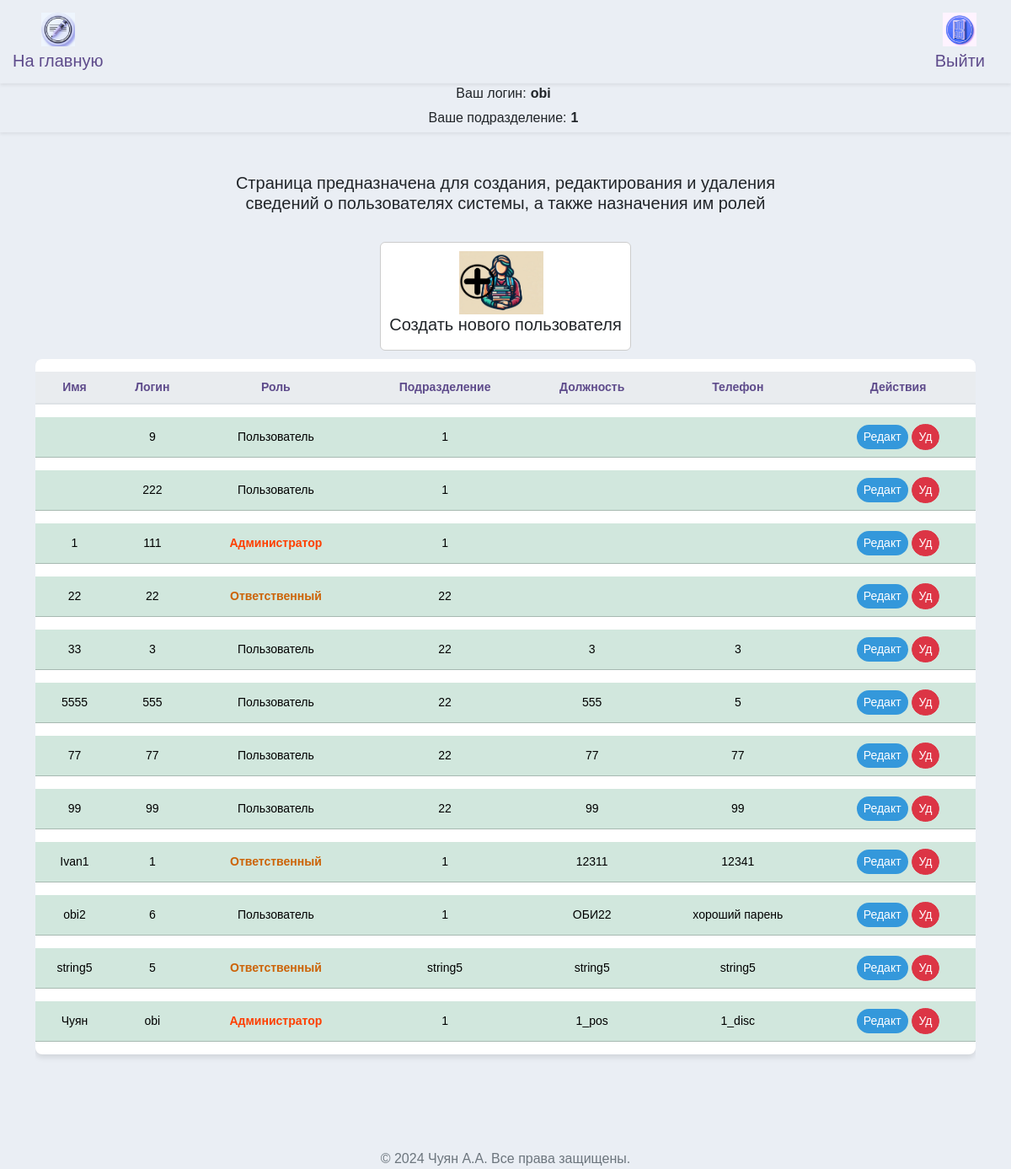
The app's page /workers_admin (signed in), older data.
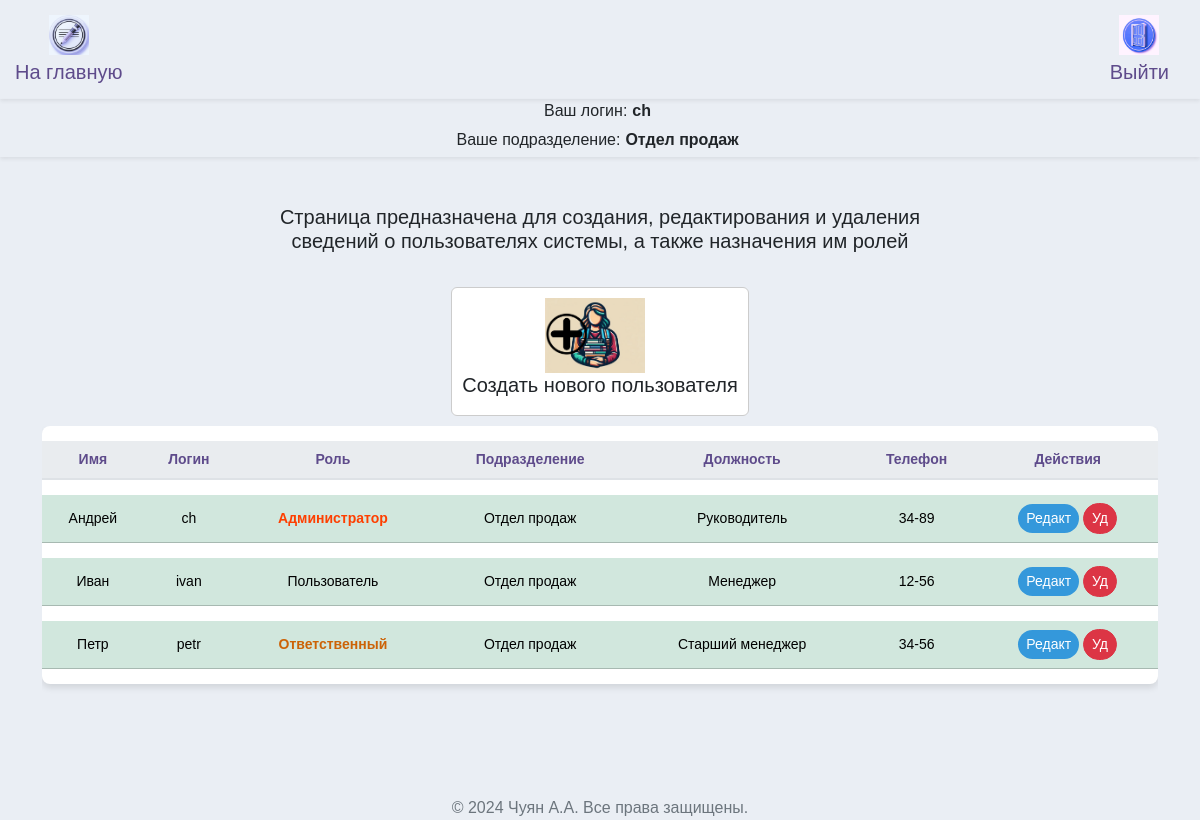
The same page, newer data.
### src/database/models.py (models this page shows, shortened)
class Worker(Base):
    __tablename__ = "worker"
    id = Column(Integer, primary_key=True)
    role = Column(Enum(Role), default=Role.guest)
    fio = Column(String)
    name = Column(String, unique=True)
    password = Column(String)
    department = Column(String)
    position = Column(String)
    description = Column(String, default=None)
    conn_worker_arm = relationship(
        "Arm", back_populates="conn_arm_worker"
    )

### src/frontend/router.py (the view)
@router.get("/workers")
async def get_workers(
    request: Request,
    worker: Worker = Depends(get_worker_or_redirect),
    session: AsyncSession = Depends(get_session),
):
    data = await CRUDWorker.get_all_worker_sorted(session)
    return templates.TemplateResponse(
        "workers/index.html",
        {"request": request, "worker": worker, "data": data},
    )

### src/frontend/template/workers_admin/index.html (shortened to what this page needs)
{% extends "base/base.html" %}
{% block content %}
<head>
</head>
<h5 class="mb-4" style="margin-bottom: 60px; text-align: center;">Страница предназначена для создания, редактирования и удаления <br>сведений о пользователях системы, а также назначения им ролей</h5>
<div class="d-flex justify-content-center align-items-center">
  <a class="nav-link" href="#" data-bs-toggle="modal" data-bs-target="#modal_create" bs-department="{{worker.department}}" style="text-decoration: none;">
    <div class="d-flex align-items-center card" style="margin: 10px; border: 1px solid #ccc; padding: 10px;">
      <img src="../frontend/assets/img/icon_create_worker.jpg" alt="..." style="width: 100px; height: auto; margin-right: 10px;">
      <div>
        <h5 class="card-title" style="text-align: left;">Создать нового пользователя</h5>
      </div>
    </div>
  </a>
</div>
<div class="row ">
  <div class="col-12">
    <div class="table-responsive">
      <table class="table table-hover table-shadow table-rounded ">
        <thead>
          <tr>
            <th scope="col" >Имя</th>
            <th scope="col" >Логин</th>
            <th scope="col" >Роль</th>
            <th scope="col" >Подразделение</th>
            <th scope="col" >Должность</th>
            <th scope="col" >Телефон</th>
            <th scope="col" >Действия</th>
          </tr>
        </thead>
        <tbody class="text-center">
          {% for worker_tuple in data %}
            {% set workers = worker_tuple %}
            {% if workers.id != 0 %}
                <tr class="table-success " >
                  <td>{{ workers.fio }}</td>
                  <td>{{ workers.name }}</td>
                  <td>{% if workers.role.name == 'user' %}<span class="orange-bold-text">Ответственный</span>{% elif workers.role.name == 'admin' %}<span class="red-bold-text">Администратор</span> {% else %}Пользователь{% endif %}</td>
                  <td>{{ workers.department }}</td>
                  <td>{{ workers.position }}</td>
                  <td>{{ workers.description }}</td>
                  <td>
                    <button type="button" class="btn btn-primary btn-sm" style="background-color: #3498db; color: white;"
                      data-bs-toggle="modal"
                      data-bs-target="#modal_update"
                      data-bs1="{{workers.fio}}"
                      data-bs2="{{workers.name}}"
                      data-bs3="{{workers.position}}"
                      data-bs4="{{workers.description}}"
                      data-bs5= "{{workers.id}}"
                      data-bs6= "{{workers.department}}"
                      data-bs7= "{{workers.role.name}}">
                      Редакт
                    </button>
                    <button type="button" class="btn btn-danger btn-sm" style="color: white;"
                      onclick="deleteWorker('{{ workers.id }}')">
                      Уд
                    </button>
                  </td>
                </tr>
              {% endif %}
          {% endfor %}
        </tbody>
      </table>
    </div>
  </div>
</div>
{% endblock %}

### src/frontend/template/base/base.html (shortened to what this page needs)
<!DOCTYPE html>
<html lang="ru">
<head>{% include 'base/head.html' %}</head>
<body>
  {% include 'base/nav.html' %}
  {% include 'base/info.html' %}
  <div class="container my-5">
    {% block content %}{% endblock %}
  </div>
  {% include 'base/footer.html' %}
</body>
</html>

### src/frontend/template/base/head.html (shortened to what this page needs)
<head>
  <link rel="stylesheet" href="/frontend/assets/css/bootstrap.min.css">
  <link href="/frontend/assets/css/select2.min.css" rel="stylesheet" />
  <link rel="stylesheet" href="/frontend/assets/css/base.css">
  <link rel="stylesheet" href="/frontend/assets/css/custom.css">
</head>

### src/frontend/template/base/nav.html (shortened to what this page needs)
<nav class="navbar navbar-expand-lg navbar-light shadow-sm">
  <div class="container-fluid d-flex justify-content-between align-items-center">
    <a class="navbar-brand" href="/">
      <img src="/frontend/assets/img/logo_min.jpg" alt="Инвентарный учет Logo" id="brand-logo">
      <span>На главную</span>
    </a>
    <a class="navbar-brand" href="/logout">
      <img src="/frontend/assets/img/icon_exit.jpg" alt="Выход" id="exit">
      <span>Выйти</span>
    </a>
  </div>
</nav>

### src/frontend/template/base/info.html (shortened to what this page needs)
<nav class="info navbar-expand-lg navbar-light shadow-sm">
  <div class="user-info">
    <div class="d-flex align-items-center">
      <span class="label">Ваш логин:</span>
      <span class="value">{{ worker.name }}</span>
    </div>
    <div class="d-flex align-items-center">
      <span class="label">Ваше подразделение:</span>
      <span class="value">{{ worker.department }}</span>
    </div>
  </div>
</nav>

### src/frontend/template/base/footer.html
﻿<footer style="text-align: center;">
  <p>&copy; 2024 Чуян А.А. Все права защищены.</p>
</footer>

### src/frontend/assets/css/base.css (style rules this page uses)
body { margin: 0; font-family: 'Nunito Sans', Arial, sans-serif; background-color: #eaeef4; }
.navbar { background-color: rgb(255, 255, 255), 255, 255); box-shadow: 0 4px 6px rgba(0, 0, 0, 0.1); }
.navbar-brand, .nav-link { color: #5e4b8b !important; }
.nav-link { margin: 0 10px; border-radius: 20px; transition: background-color 0.3s, color 0.3s; }
p { color: #6c757d; }
.table { background-color: #ffffff; color: #5e4b8b; border-collapse: separate; border-spacing: 0 15px; }
.table th, .table td { border-top: none !important; vertical-align: middle; }
.table thead th { background-color: #e9ecef; color: #5e4b8b; border-bottom: 2px solid #dee2e6; }
.table .btn, .table a { color: #7e57c2; transition: color 0.3s; }
.table td { padding: .5rem; }
.table-rounded { border-radius: .5rem; overflow: hidden; }
.table-shadow { box-shadow: 0 4px 6px rgba(0, 0, 0, 0.1); }
.btn { border-radius: 20px; }
.btn-primary { background-color: #8e44b0; border: none; color: #ffffff; transition: background-color 0.3s, color 0.3s, box-shadow 0.3s; }

### src/frontend/template/base/nav.html (style rules this page uses)
.navbar { padding: 10px 0; }
.container-fluid { display: flex; justify-content: space-between; align-items: center; padding: 0 15px; }
.navbar-brand { display: flex; flex-direction: column; align-items: center; text-align: center; max-width: 120px; white-space: normal; line-height: 1.2; }
.navbar-brand img { margin-bottom: 5px; max-height: 40px; }
.user-info { text-align: center; display: flex; flex-direction: column; align-items: center; }

### src/frontend/template/base/info.html (style rules this page uses)
body, html { margin: 0; padding: 0; width: 100%; height: 100%; }
.navbar { padding: 10px 0; width: 100%; }
.container-fluid { padding: 0 15px; display: flex; justify-content: space-between; align-items: center; }
.navbar-brand { display: flex; flex-direction: column; align-items: center; text-align: center; max-width: 120px; white-space: normal; line-height: 1.2; }
.navbar-brand img { margin-bottom: 5px; max-height: 40px; }
.user-info { text-align: center; display: flex; flex-direction: column; align-items: center; }
.user-info .label, .user-info .value { display: inline-block; width: auto; margin-right: 5px; max-width: 250px; margin-bottom: 5px; }
.user-info .value { font-weight: bold; }

### src/frontend/template/workers_admin/index.html (style rules this page uses)
table { font-family: Arial, sans-serif; }
td { font-size: 14px; }
th { text-align: center; font-size: 14px; }
.orange-bold-text { color: rgb(204, 99, 7); font-weight: bold; }
.red-bold-text { color: rgb(254, 63, 0); font-weight: bold; }

Row changes from the older to the newer data that the page shows:
removed Worker: name "9", role "Пользователь", department "1"
removed Worker: fio "1", name "111", role "Администратор", department "1"
removed Worker: fio "22", name "22", role "Ответственный", department "22"
removed Worker: fio "33", name "3", role "Пользователь", department "22", position "3", description "3"
removed Worker: fio "5555", name "555", role "Пользователь", department "22", position "555", description "5"
removed Worker: fio "99", name "99", role "Пользователь", department "22", position "99", description "99"
removed Worker: fio "Ivan1", name "1", role "Ответственный", department "1", position "12311", description "12341"
removed Worker: fio "obi2", name "6", role "Пользователь", department "1", position "ОБИ22", description "хороший парень"
removed Worker: fio "string5", name "5", role "Ответственный", department "string5", position "string5", description "string5"
changed Worker: name "obi" → "ch"; department "1" → "Отдел продаж"; fio "Чуян" → "Андрей"; position "1_pos" → "Руководитель"; description "1_disc" → "34-89"; moves up the list
changed Worker: fio "77" → "Иван"; name "77" → "ivan"; department "22" → "Отдел продаж"; position "77" → "Менеджер"; description "77" → "12-56"; moves down the list
changed Worker: fio (not shown) → "Петр"; name "222" → "petr"; department "1" → "Отдел продаж"; position (not shown) → "Старший менеджер"; description (not shown) → "34-56"; role "Пользователь" → "Ответственный"
